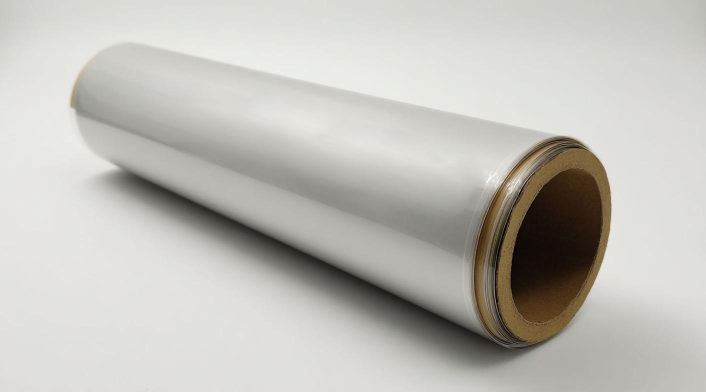
#> input picture images/products/PSU.png, 1412 x 783 px (shown at 1/2 size)
$ python prepare_images.py
#> lines starting #> are read from the running program, lines starting #| are printed output that depends on the picture
# -*- coding: utf-8 -*-
"""Prepare optimized web 图片 from /图片 and write _build/images.json."""
import json, os
from PIL import Image, ImageChops

HERE = os.path.dirname(os.path.abspath(__file__))
ROOT = os.path.dirname(HERE)
SRC = os.path.join(ROOT, "images")
OUT = os.path.join(ROOT, "assets", "图片")

PRODUCTS = {
    "psu": "PSU.png",
    "ptfe": "PTFE.jpg",
    "pfa": "PFA.png",
    "fep": "FEP.png",
    "etfe": "ETFE.png",
    "光伏df": "PVDF.png",
    "peek": "PEEK.png",
    "ec": "EC.png",
    "etfe-tape": "ETFE胶带.jpg",
    "ptfe-tape": "PTFE胶带.png",
    "psa-tape": "压敏胶带.png",
    "fp": "FP复合膜.jpg",
    "ep": "EP复合膜.jpg",
}

APPS = {
    "航空": [
        ("ec-long-wave-tape.jpg", "ec-tape", "EC 长效透波胶带", "EC Long-acting Wave-transparent Tape"),
        ("etfe-mr-release-series.jpg", "etfe-mr", "ETFE MR 系列（离型级）", "ETFE MR Series (Release Grade)"),
        ("ETFE Tape.jpg", "etfe-tape", "ETFE Tape", "ETFE Tape"),
        ("fep-mr-series.jpg", "fep-mr", "FEP MR 系列", "FEP MR Series"),
        ("peek-series.png", "peek", "PEEK 系列", "PEEK Series"),
        ("pfa-series.jpg", "pfa", "PFA 系列", "PFA Series"),
        ("PTFE MR.jpg", "ptfe-mr", "PTFE MR", "PTFE MR"),
        ("PTFE tape.png", "ptfe-tape", "PTFE tape", "PTFE Tape"),
    ],
    "光伏": [
        ("etfe-hp-series.jpg", "etfe-hp", "ETFE HP 系列（超纯级）", "ETFE HP Series (Ultra-pure)"),
        ("etfe-mr-series.png", "etfe-mr", "ETFE MR 系列（离型级）", "ETFE MR Series (Release Grade)"),
        ("fep-hp-series.jpg", "fep-hp", "FEP HP 系列", "FEP HP Series"),
        ("peek-series.png", "peek", "PEEK 系列", "PEEK Series"),
        ("pfa-series.jpg", "pfa", "PFA 系列", "PFA Series"),
    ],
    "半导体": [
        ("ep-composite.jpg", "ep-composite", "EP 复合膜", "EP Composite Film"),
        ("etfe-mr-composite.jpg", "etfe-mr-composite", "ETFE MR 复合膜", "ETFE MR Composite Film"),
        ("fep-mr-series.jpg", "fep-mr", "FEP MR 系列", "FEP MR Series"),
        ("fp-composite.jpg", "fp-composite", "FP 复合膜", "FP Composite Film"),
        ("pfa-mr-series.jpg", "pfa-mr", "PFA MR 系列", "PFA MR Series"),
    ],
    "电子": [
        ("ep-composite.jpg", "ep-composite", "EP 复合膜", "EP Composite Film"),
        ("etfe-mr-series.jpg", "etfe-mr", "ETFE MR 系列", "ETFE MR Series"),
        ("fep-mr-series.jpg", "fep-mr", "FEP MR 系列", "FEP MR Series"),
        ("fp-composite.jpg", "fp-composite", "FP 复合膜", "FP Composite Film"),
        ("pfa-mr-series.jpg", "pfa-mr", "PFA MR 系列", "PFA MR Series"),
    ],
    "医药": [
        ("etfe-hp-series.jpg", "etfe-hp", "ETFE HP 系列（超纯级）", "ETFE HP Series (Ultra-pure)"),
        ("fep-mr-mold-series.png", "fep-mr-mold", "FEP MR 模具离型系列", "FEP MR Mold Release Series"),
        ("peek-series.png", "peek", "PEEK 系列", "PEEK Series"),
        ("pfa-series.jpg", "pfa", "PFA 系列", "PFA Series"),
    ],
    "化工": [
        ("peek-series.png", "peek", "PEEK 系列", "PEEK Series"),
        ("pfa-series.jpg", "pfa", "PFA 系列", "PFA Series"),
    ],
    "建材": [
        ("AG.jpg", "ag", "ETFE AG 系列（建筑型）", "ETFE AG Series (Architectural)"),
        ("fep-mr-mold-series.png", "fep-mr-mold", "FEP MR 模具离型系列", "FEP MR Mold Release Series"),
        ("peek-series.png", "peek", "PEEK 系列", "PEEK Series"),
        ("pfa-series.jpg", "pfa", "PFA 系列", "PFA Series"),
    ],
    "农业": [
        ("AG.jpg", "ag", "ETFE AG 系列（建筑型）", "ETFE AG Series (Architectural)"),
        ("fep-mr-mold-series.png", "fep-mr-mold", "FEP MR 模具离型系列", "FEP MR Mold Release Series"),
        ("peek-series.png", "peek", "PEEK 系列", "PEEK Series"),
        ("pfa-series.jpg", "pfa", "PFA 系列", "PFA Series"),
    ],
}

INDUSTRIES = {
    "航空": "aviation.jpg",
    "光伏": "光伏.jpg",
    "半导体": "semi.jpg",
    "电子": "电子.jpg",
    "医药": "医药.jpg",
    "化工": "化工.png",
    "建材": "建材.png",
    "农业": "agri.jpg",
    "家装": "家装.jpg",
    "交通": "交通.png",
}

METHODS = {
    "喷砂/化学磨砂/涂层哑光": ("spraying.jpg", "sandblast"),
    "蚀刻": ("etching.jpg", "etch"),
    "印染": ("printing.jpg", "dye"),
    "涂层": ("coating.jpg", "coating"),
    "电镀/喷溅": ("plating.jpg", "plating"),
    "电晕处理": ("corona.jpg", "corona"),
    "开槽": ("slitting.jpg", "slitting"),
    "切割/冲压": ("cutting.jpg", "cutting"),
    "压花": ("embossing.jpg", "emboss"),
    "压成型": ("thermoforming.jpg", "thermoform"),
    "层压": ("laminating.jpg", "laminate"),
    "退火": ("annealing.jpg", "anneal"),
}


def resize(im, max_w):
    if im.width > max_w:
        h = int(im.height * max_w / im.width)
        im = im.resize((max_w, h), Image.LANCZOS)
    return im


def save_webp(src, dst, max_w):
#> called with src = 'images/products/PSU.png', dst = 'assets/图片/products/psu.webp', max_w = 1200
    im = Image.open(src)
#> im is the input picture: PIL image 1412x783 RGB; mean R, G, B 192.4, 190.8, 184.7
    im.load()
    im = resize(im, max_w)
#> in resize, `im = im.resize((max_w, h), Image.LANCZOS)`:
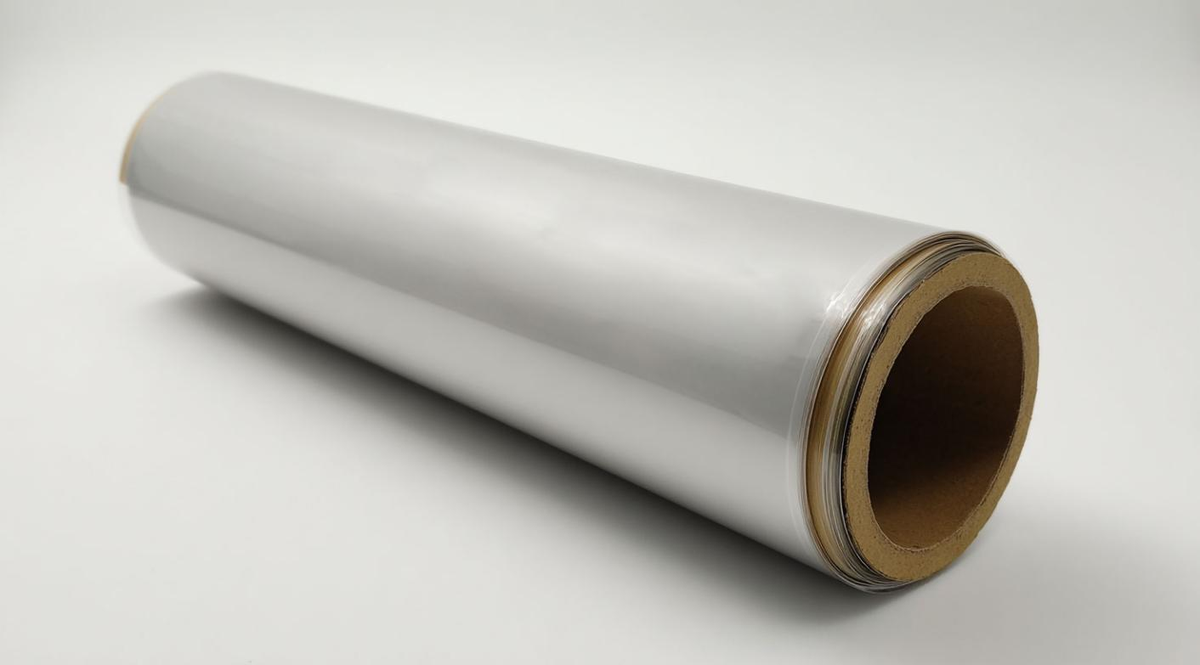
#> im: PIL image 1200x665 RGB; mean R, G, B 192.4, 190.8, 184.7
    if im.mode not in ("RGB", "RGBA"):
        im = im.convert("RGBA" if "A" in im.mode else "RGB")
    im.save(dst, "WEBP", quality=84, method=6)


def save_jpg(src, dst, max_w):
    im = Image.open(src)
    im.load()
    im = resize(im, max_w).convert("RGB")
    im.save(dst, "JPEG", quality=86, optimize=True)


def trim_white(src, dst, max_w):
    im = Image.open(src).convert("RGB")
    mask = im.convert("L").point(lambda p: 255 if p < 246 else 0)
    box = mask.getbbox()
    if box:
        pad = 24
        box = (max(0, box[0] - pad), max(0, box[1] - pad),
               min(im.width, box[2] + pad), min(im.height, box[3] + pad))
        im = im.crop(box)
    im = resize(im, max_w)
    im.save(dst, "WEBP", quality=86, method=6)


manifest = {"products": {}, "applications": {}, "methods": {}, "banners": {}, "industries": {}}

for slug, name in PRODUCTS.items():
    d = os.path.join(OUT, "products")
    os.makedirs(d, exist_ok=True)
    p = os.path.join(d, slug + ".webp")
#> (the run stopped early here; a loop or call above may not have finished)
